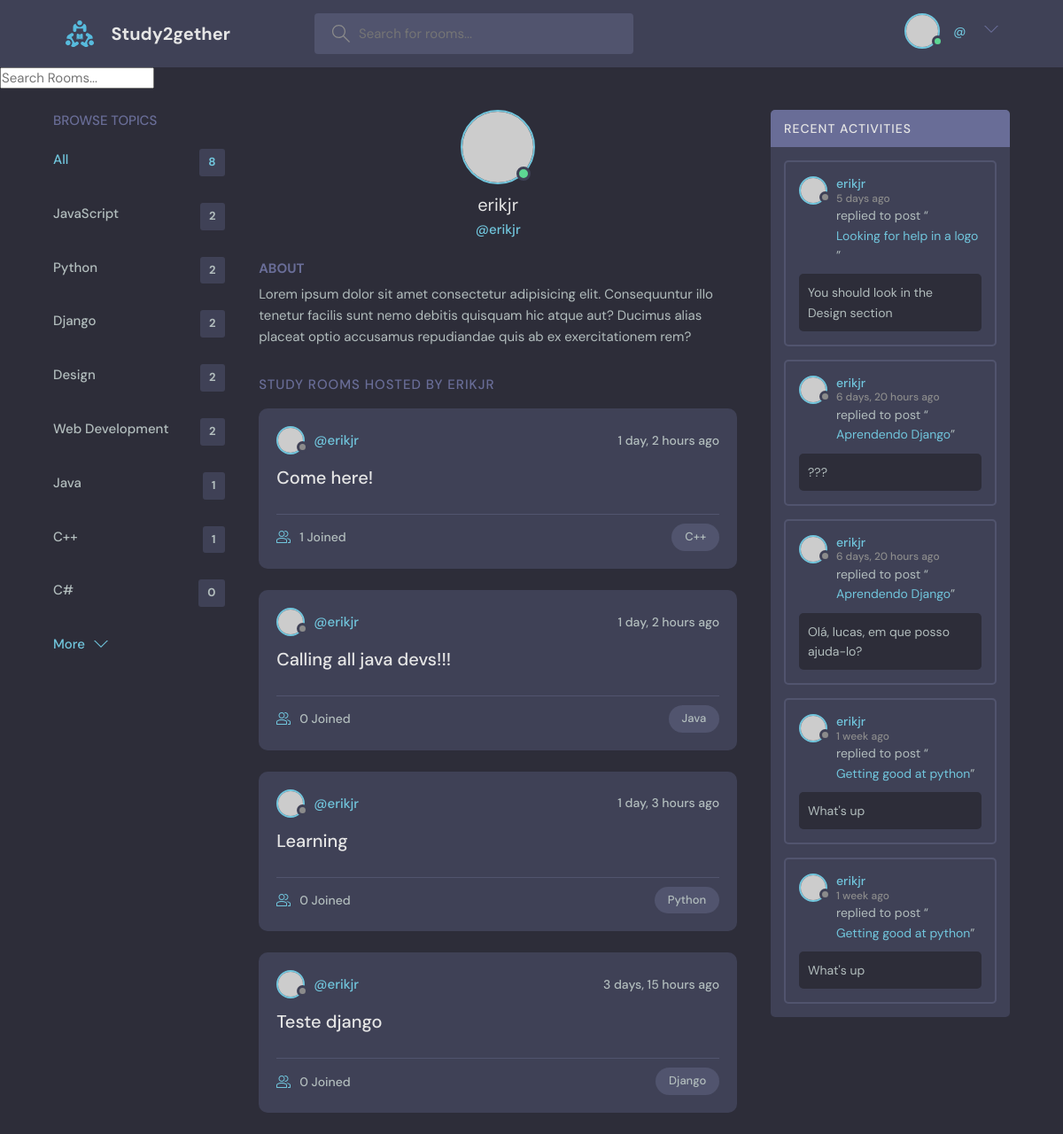
The page /profile/3 on the database its author committed.
### base/models.py (models this page shows, shortened)
class Topic(models.Model):
    name = models.CharField(max_length=200)

class Room(models.Model):
    host = models.ForeignKey(User, on_delete=models.SET_NULL, null=True)
    topic = models.ForeignKey(Topic, on_delete=models.SET_NULL, null=True)
    name = models.CharField(max_length=200)
    description = models.TextField(null=True, blank=True)
    participants = models.ManyToManyField(User, related_name='participants', blank=True)
    updated = models.DateTimeField(auto_now=True)
    created = models.DateTimeField(auto_now_add=True)
    class Meta:
        ordering = ['-updated', '-created']
    def __str__(self):
        return self.name

class Message(models.Model):
    user = models.ForeignKey(User, on_delete=models.CASCADE)
    room = models.ForeignKey(Room, on_delete=models.CASCADE)
    body = models.TextField()
    updated = models.DateTimeField(auto_now=True)
    created = models.DateTimeField(auto_now_add=True)
    class Meta:
        ordering = ['-updated', '-created']

### base/views.py (the view)
# urls.py: path('profile/<str:pk>', user_profile, name='user_profile'),
def user_profile(request, pk):
    user = User.objects.get(id=pk)
    rooms = user.room_set.all()
    room_messages = user.message_set.all()
    topics = Topic.objects.all()
    context = {'user':user, 'rooms':rooms, 'room_messages':room_messages,'topics':topics}
    return render(request, 'base/profile.html', context)

### base/templates/base/profile.html (shortened to what this page needs)
{% extends 'base.html' %}
{% block content %}
  <main class="profile-page layout layout--3">
    <div class="container">
            {% include 'base/topics_component.html' %}
      <div class="roomList">
        <div class="profile">
          <div class="profile__avatar">
            <div class="avatar avatar--large active">
              <img src="https://randomuser.me/api/portraits/men/11.jpg" />
            </div>
          </div>
          <div class="profile__info">
            <h3>{{ user.username }}</h3>
            <p>@{{ user.username }}</p>
          </div>
          <div class="profile__about">
            <h3>About</h3>
            <p>
              Lorem ipsum dolor sit amet consectetur adipisicing elit. Consequuntur illo tenetur
              facilis sunt nemo debitis quisquam hic atque aut? Ducimus alias placeat optio
              accusamus repudiandae quis ab ex exercitationem rem?
            </p>
          </div>
        </div>
        <div class="roomList__header">
          <div>
            <h2>Study Rooms Hosted by {{ user.username }}</a>
            </h2>
          </div>
        </div>
            {% include 'base/feed_component.html' %}
        </div>
      {% include 'base/activity_component.html' %}
    </div>
  </main>
{% endblock %}

### base/templates/base/topics_component.html
        <div class="topics">
          <div class="topics__header">
            <h2>Browse Topics</h2>
          </div>
          <ul class="topics__list">
            <li>
              <a href="{% url 'home' %}" class="active">All <span>{{ topics.count }}</span></a>
            </li>
              {% for topic in topics %}
            <li>
              <a href="{% url 'home' %}?q={{ topic.name }}">{{ topic.name }} <span>{{ topic.room_set.all.count }}</span></a>
            </li>
            {% endfor %}
          </ul>
          <a class="btn btn--link" href="topics.html">
            More
            <svg version="1.1" xmlns="http://www.w3.org/2000/svg" width="32" height="32" viewBox="0 0 32 32">
              <title>chevron-down</title>
              <path d="M16 21l-13-13h-3l16 16 16-16h-3l-13 13z"></path>
            </svg>
          </a>
        </div>

### base/templates/base/feed_component.html (shortened to what this page needs)
        {% for room in rooms %}
           <div class="roomListRoom">
            <div class="roomListRoom__header">
              <a href="{% url 'user_profile' room.host.id %}" class="roomListRoom__author">
                <div class="avatar avatar--small">
                  <img src="https://randomuser.me/api/portraits/women/11.jpg" />
                </div>
                <span>@{{ room.host.username }}</span>
              </a>
              <div class="roomListRoom__actions">
                <span>{{ room.created|timesince }} ago </span>
              </div>
            </div>
            <div class="roomListRoom__content">
              <a href="{% url 'room' room.id %}">{{ room.name }}</a>
            </div>
            <div class="roomListRoom__meta">
              <a href="{% url 'room' room.id %}" class="roomListRoom__joined">
                  {{ room.participants.all.count }} Joined
              </a>
              <p class="roomListRoom__topic">{{ room.topic.name }}</p>
            </div>
          </div>
        {% endfor%}

### base/templates/base/activity_component.html (shortened to what this page needs)
        <div class="activities">
          <div class="activities__header">
            <h2>Recent Activities</h2>
          </div>
          {% for message in room_messages %}
          <div class="activities__box">
            <div class="activities__boxHeader roomListRoom__header">
              <a href="{% url 'user_profile' message.user.id %}" class="roomListRoom__author">
                <div class="avatar avatar--small">
                  <img src="https://randomuser.me/api/portraits/women/11.jpg" />
                </div>
                <p>
                    {{ message.user }}
                    <span>{{ message.created|timesince }} ago</span>
                </p>
              </a>
            </div>
            <div class="activities__boxContent">
              <p>replied to post “<a href="{% url 'room' message.room.id %}">{{ message.room }}</a>”</p>
              <div class="activities__boxRoomContent">
                  {{ message.body }}
              </div>
            </div>
          </div>
            {% endfor %}
        </div>

### rows shown on the page
Topic: name "JavaScript", room_set.all.count "2"
Topic: name "Python", room_set.all.count "2"
Topic: name "Django", room_set.all.count "2"
Topic: name "Design", room_set.all.count "2"
Topic: name "Web Development", room_set.all.count "2"
Topic: name "Java", room_set.all.count "1"
Topic: name "C++", room_set.all.count "1"
Topic: name "C#", room_set.all.count "0"
Room: host.username "erikjr", created "1 day, 2 hours", name "Come here!", participants.all.count "1", topic.name "C++"
Room: host.username "erikjr", created "1 day, 2 hours", name "Calling all java devs!!!", participants.all.count "0", topic.name "Java"
Room: host.username "erikjr", created "1 day, 3 hours", name "Learning", participants.all.count "0", topic.name "Python"
Room: host.username "erikjr", created "3 days, 15 hours", name "Teste django", participants.all.count "0", topic.name "Django"
Message: user "erikjr", created "5 days", room "Looking for help in a logo", body "You should look in the Design section"
Message: user "erikjr", created "6 days, 20 hours", room "Aprendendo Django", body "???"
Message: user "erikjr", created "6 days, 20 hours", room "Aprendendo Django", body "Olá, lucas, em que posso ajuda-lo?"
Message: user "erikjr", created "1 week", room "Getting good at python", body "What's up"
Message: user "erikjr", created "1 week", room "Getting good at python", body "What's up"

### other values the page prints
{{ topics.count }} "8"
{{ user.username }} "erikjr"
{{ user.username }} "ERIKJR"
